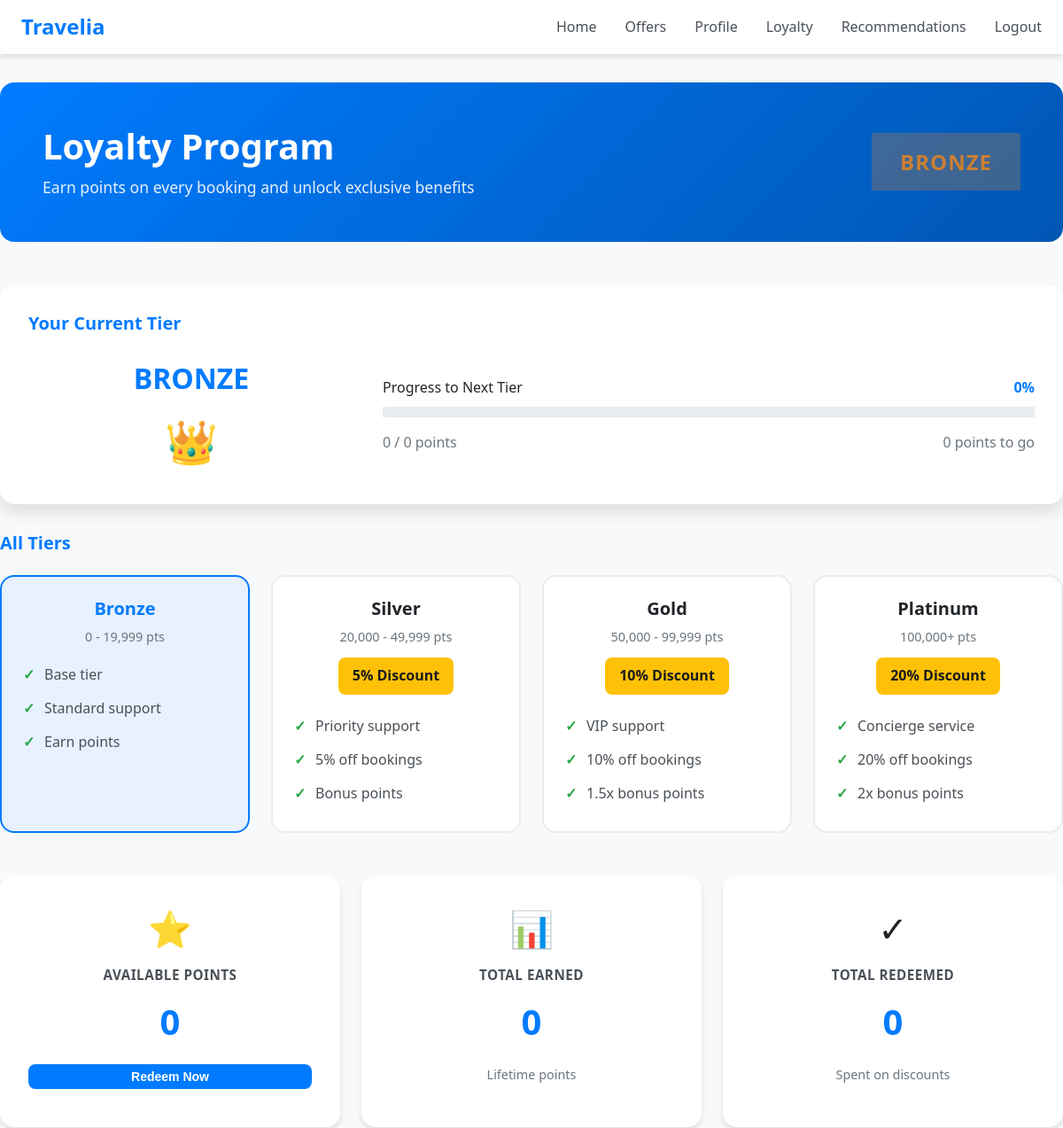
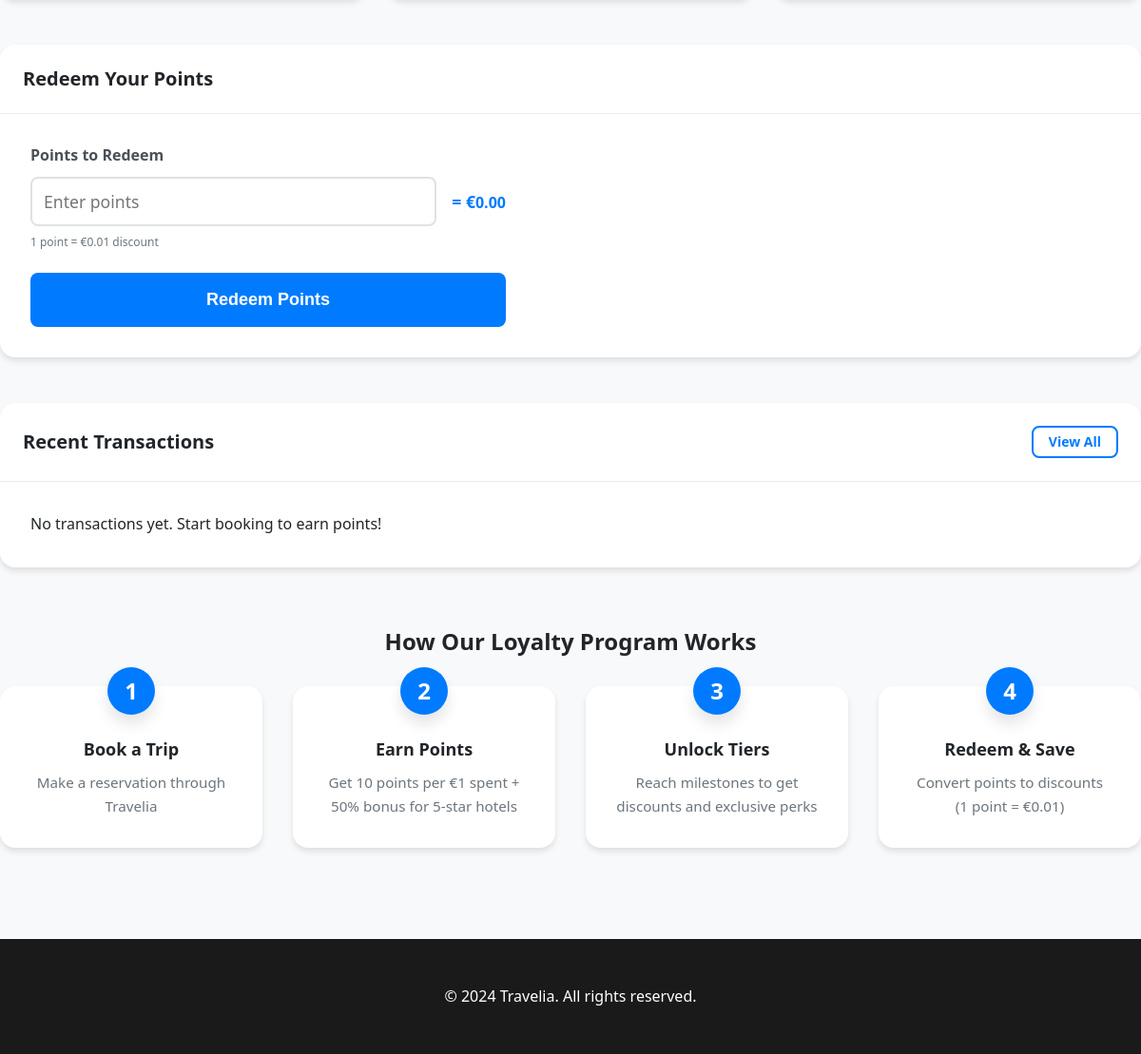
/loyalty/dashboard/ (signed in), run on the app's committed database (2 pictures, top to bottom).
### programmeFidilite/models.py (models this page shows, shortened)
class LoyaltyProgram(models.Model):
    user = models.OneToOneField(settings.AUTH_USER_MODEL, on_delete=models.CASCADE, related_name='loyalty_program')
    points = models.PositiveIntegerField(default=0)
    enrolled_at = models.DateTimeField(auto_now_add=True)
    tier = models.CharField(
        max_length=10,
        choices=loyaltyTier.choices,
        default=loyaltyTier.BRONZE,
    )
    totalEarnedPoints = models.PositiveIntegerField(default=0)
    totalRedeemedPoints = models.PositiveIntegerField(default=0)
    pointsExpiryDate = models.DateTimeField(null=True, blank=True)
    last_tier_update = models.DateTimeField(auto_now_add=True)
    def get_tier_config(self):
        return FidelityTierConfig.objects.filter(tier=self.tier).first()

### programmeFidilite/views.py (the view, shortened to what this page needs)
# urls.py: path('dashboard/', views.loyalty_dashboard, name='loyalty_dashboard'),
@login_required
@require_http_methods(["GET"])
def loyalty_dashboard(request):
    try:
        loyalty = LoyaltyProgram.objects.get(user=request.user)
    except LoyaltyProgram.DoesNotExist:
        loyalty = LoyaltyProgram.objects.create(user=request.user)
    tier_config = loyalty.get_tier_config()
    next_tier = FidelityTierConfig.objects.filter(
        points_requis_min__gt=loyalty.totalEarnedPoints
    ).order_by('points_requis_min').first()
    percentage = 0
    progression = {
        'current_points': loyalty.totalEarnedPoints,
        'next_tier': next_tier,
        'points_needed': next_tier.points_requis_min - loyalty.totalEarnedPoints if next_tier else 0,
        'percentage': min(percentage, 100),
        'next_tier_min': next_tier.points_requis_min if next_tier else loyalty.totalEarnedPoints,
    }
    transactions = loyalty.transactions.all()[:10]
    context = {
        'loyalty': loyalty,
        'tier_config': tier_config,
        'progression': progression,
        'available_points': loyalty.points,
        'redeemed_points': loyalty.totalRedeemedPoints,
        'transactions': transactions,
    }
    return render(request, 'programmeFidilite/dashboard.html', context)

### templates/programmeFidilite/dashboard.html (shortened to what this page needs)
{% extends 'base.html' %}
{% load static %}
{% block extra_css %}
<link rel="stylesheet" href="{% static 'css/loyalty.css' %}">
{% endblock %}
{% block content %}
<div class="container loyalty-container">
    <div class="loyalty-hero">
        <div class="hero-content">
            <h1>Loyalty Program</h1>
            <p>Earn points on every booking and unlock exclusive benefits</p>
        </div>
        <div class="hero-badge">
            <span class="tier-badge tier-{{ loyalty.tier|lower }}">{{ loyalty.tier }}</span>
        </div>
    </div>
    <div class="tier-showcase">
        <div class="tier-current">
            <h3>Your Current Tier</h3>
            <div class="tier-info">
                <div class="tier-display">
                    <span class="tier-name">{{ loyalty.tier }}</span>
                    <span class="tier-emoji">
                        {% if loyalty.tier == "BRONZE" %}👑{% elif loyalty.tier == "SILVER" %}✨{% elif loyalty.tier == "GOLD" %}💎{% elif loyalty.tier == "PLATINUM" %}👑✨{% endif %}
                    </span>
                </div>
                <div class="tier-progress">
                    <div class="progress-label">
                        <span>Progress to Next Tier</span>
                        <span class="progress-percent">{{ progression.percentage }}%</span>
                    </div>
                    <div class="progress-bar">
                    </div>
                    <div class="progress-info">
                        <span>{{ loyalty.totalEarnedPoints }} / {{ progression.next_tier_min }} points</span>
                        <span>{{ progression.points_needed }} points to go</span>
                    </div>
                </div>
            </div>
        </div>
        <div class="all-tiers">
            <h3>All Tiers</h3>
            <div class="tiers-grid">
                <div class="tier-card tier-card-bronze {% if loyalty.tier == 'BRONZE' %}tier-active{% endif %}">
                    <h4>Bronze</h4>
                    <p class="tier-range">0 - 19,999 pts</p>
                    <ul class="tier-benefits">
                        <li>Base tier</li>
                        <li>Standard support</li>
                        <li>Earn points</li>
                    </ul>
                </div>
                <div class="tier-card tier-card-silver {% if loyalty.tier == 'SILVER' %}tier-active{% endif %}">
                    <h4>Silver</h4>
                    <p class="tier-range">20,000 - 49,999 pts</p>
                    <p class="tier-discount">5% Discount</p>
                    <ul class="tier-benefits">
                        <li>Priority support</li>
                        <li>5% off bookings</li>
                        <li>Bonus points</li>
                    </ul>
                </div>
                <div class="tier-card tier-card-gold {% if loyalty.tier == 'GOLD' %}tier-active{% endif %}">
                    <h4>Gold</h4>
                    <p class="tier-range">50,000 - 99,999 pts</p>
                    <p class="tier-discount">10% Discount</p>
                    <ul class="tier-benefits">
                        <li>VIP support</li>
                        <li>10% off bookings</li>
                        <li>1.5x bonus points</li>
                    </ul>
                </div>
                <div class="tier-card tier-card-platinum {% if loyalty.tier == 'PLATINUM' %}tier-active{% endif %}">
                    <h4>Platinum</h4>
                    <p class="tier-range">100,000+ pts</p>
                    <p class="tier-discount">20% Discount</p>
                    <ul class="tier-benefits">
                        <li>Concierge service</li>
                        <li>20% off bookings</li>
                        <li>2x bonus points</li>
                    </ul>
                </div>
            </div>
        </div>
    </div>
    <div class="points-overview">
        <div class="points-card">
            <div class="card-icon">⭐</div>
            <h4>Available Points</h4>
            <p class="card-value">{{ loyalty.points }}</p>
            <button class="btn btn-sm btn-primary" onclick="redeemPoints()">Redeem Now</button>
        </div>
        <div class="points-card">
            <div class="card-icon">📊</div>
            <h4>Total Earned</h4>
            <p class="card-value">{{ loyalty.totalEarnedPoints }}</p>
            <p class="card-meta">Lifetime points</p>
        </div>
        <div class="points-card">
            <div class="card-icon">✓</div>
            <h4>Total Redeemed</h4>
            <p class="card-value">{{ loyalty.totalRedeemedPoints }}</p>
            <p class="card-meta">Spent on discounts</p>
        </div>
    </div>
    <div class="redeem-section">
        <div class="card">
            <div class="card-header">
                <h3>Redeem Your Points</h3>
            </div>
            <div class="card-body">
                <div class="redeem-form">
                    <div class="form-group">
                        <label>Points to Redeem</label>
                        <div class="input-group">
                            <input type="number" id="points-amount" placeholder="Enter points" min="1" max="{{ loyalty.points }}">
                            <span class="points-value">= €<span id="discount-value">0.00</span></span>
                        </div>
                        <small>1 point = €0.01 discount</small>
                    </div>
                    <button class="btn btn-primary btn-lg" onclick="submitRedeem()">Redeem Points</button>
                </div>
            </div>
        </div>
    </div>
    <div class="transactions-section">
        <div class="card">
            <div class="card-header">
                <h3>Recent Transactions</h3>
                <a href="{% url 'programmeFidilite:points_history' %}" class="btn btn-sm btn-outline">View All</a>
            </div>
            <div class="card-body">
                {% if transactions %}
                    <div class="transactions-list">
                        {% for transaction in transactions %}
                            <div class="transaction-item">
                                <div class="transaction-icon">
                                    {% if transaction.transaction_type == 'earn' %}
                                        ➕
                                    {% elif transaction.transaction_type == 'redeem' %}
                                        ➖
                                    {% elif transaction.transaction_type == 'bonus' %}
                                        🎁
                                    {% else %}
                                        ⏱️
                                    {% endif %}
                                </div>
                                <div class="transaction-info">
                                    <span class="transaction-type">{{ transaction.get_transaction_type_display }}</span>
                                    <span class="transaction-desc">{{ transaction.description }}</span>
                                </div>
                                <div class="transaction-amount">
                                    {% if transaction.transaction_type == 'earn' or transaction.transaction_type == 'bonus' %}
                                        +{{ transaction.points_amount }}
                                    {% else %}
                                        -{{ transaction.points_amount }}
                                    {% endif %}
                                </div>
                                <span class="transaction-date">{{ transaction.created_at|date:"M d, Y" }}</span>
                            </div>
                        {% endfor %}
                    </div>
                {% else %}
                    <p class="text-center text-muted">No transactions yet. Start booking to earn points!</p>
                {% endif %}
            </div>
        </div>
    </div>
    <div class="how-it-works">
        <h2>How Our Loyalty Program Works</h2>
        <div class="steps-grid">
            <div class="step-card">
                <div class="step-number">1</div>
                <h4>Book a Trip</h4>
                <p>Make a reservation through Travelia</p>
            </div>
            <div class="step-card">
                <div class="step-number">2</div>
                <h4>Earn Points</h4>
                <p>Get 10 points per €1 spent + 50% bonus for 5-star hotels</p>
            </div>
            <div class="step-card">
                <div class="step-number">3</div>
                <h4>Unlock Tiers</h4>
                <p>Reach milestones to get discounts and exclusive perks</p>
            </div>
            <div class="step-card">
                <div class="step-number">4</div>
                <h4>Redeem & Save</h4>
                <p>Convert points to discounts (1 point = €0.01)</p>
            </div>
        </div>
    </div>
</div>
{% endblock %}

### static/css/main.css (style rules this page uses)
:root { --primary: #007bff; --primary-dark: #0056b3; --primary-light: #e7f1ff; --secondary: #6c757d; --success: #28a745; --danger: #dc3545; --warning: #ffc107; --info: #17a2b8; --bronze: #cd7f32; --silver: #c0c0c0; --gold: #ffd700; --platinum: #e5e4e2; --white: #ffffff; --light: #f8f9fa; --gray-100: #f1f3f5; --gray-200: #e9ecef; --gray-300: #dee2e6; --gray-400: #ced4da; --gray-500: #adb5bd; --gray-600: #6c757d; --gray-700: #495057; --gray-800: #343a40; --gray-900: #212529; --dark: #1a1a1a; --spacing-xs: 0.25rem; --spacing-sm: 0.5rem; --spacing-md: 1rem; --spacing-lg: 1.5rem; --spacing-xl: 2rem; --spacing-2xl: 3rem; --spacing-3xl: 4rem; --radius-sm: 0.25rem; --radius-md: 0.5rem; --radius-lg: 1rem; --radius-xl: 1.5rem; --shadow-sm: 0 1px 2px rgba(0, 0, 0, 0.05); --shadow-md: 0 4px 6px rgba(0, 0, 0, 0.1); --shadow-lg: 0 10px 15px rgba(0, 0, 0, 0.1); --shadow-xl: 0 20px 25px rgba(0, 0, 0, 0.15); --transition-fast: 150ms ease-in-out; --transition-base: 250ms ease-in-out; --transition-slow: 350ms ease-in-out; --text-xs: 0.75rem; --text-sm: 0.875rem; --text-base: 1rem; --text-lg: 1.125rem; --text-xl: 1.25rem; --text-2xl: 1.5rem; --text-3xl: 1.875rem; }
* { margin: 0; padding: 0; box-sizing: border-box; }
html, body { height: 100%; font-family: 'Segoe UI', Tahoma, Geneva, Verdana, sans-serif; background-color: var(--light); color: var(--gray-900); }
body { display: flex; flex-direction: column; }
.container { max-width: 1200px; margin: 0 auto; padding: 0 var(--spacing-xl); }
h1, h2, h3, h4, h5, h6 { font-weight: 600; line-height: 1.2; margin-bottom: var(--spacing-md); }
h1 { font-size: var(--text-3xl); }
h2 { font-size: var(--text-2xl); }
h3 { font-size: var(--text-xl); }
h4 { font-size: var(--text-lg); }
p, a, span { font-size: var(--text-base); line-height: 1.6; }
small { font-size: var(--text-xs); }
a { color: var(--primary); text-decoration: none; transition: color var(--transition-fast); }
.btn { display: inline-block; padding: var(--spacing-sm) var(--spacing-lg); border: 2px solid transparent; border-radius: var(--radius-md); font-size: var(--text-base); font-weight: 600; cursor: pointer; transition: all var(--transition-fast); text-decoration: none; text-align: center; }
.btn-primary { background-color: var(--primary); color: var(--white); }
.btn-outline { background-color: transparent; color: var(--primary); border-color: var(--primary); }
.btn-sm { padding: var(--spacing-xs) var(--spacing-md); font-size: var(--text-sm); }
.btn-lg { padding: var(--spacing-md) var(--spacing-2xl); font-size: var(--text-lg); }
.card { background: var(--white); border-radius: var(--radius-lg); box-shadow: var(--shadow-md); overflow: hidden; transition: transform var(--transition-base), box-shadow var(--transition-base); }
.card-header { padding: var(--spacing-lg); border-bottom: 1px solid var(--gray-200); display: flex; justify-content: space-between; align-items: center; }
.card-header h3 { margin: 0; }
.card-body { padding: var(--spacing-lg); }
.form-group { margin-bottom: var(--spacing-lg); }
.form-group label { display: block; margin-bottom: var(--spacing-sm); font-weight: 500; color: var(--gray-700); }
.form-group input[type="text"], .form-group input[type="email"], .form-group input[type="password"], .form-group input[type="number"], .form-group textarea, .form-group select { width: 100%; padding: 0.75rem 1rem; border: 1px solid var(--gray-300); border-radius: var(--radius-md); font-size: 1rem; transition: border-color var(--transition-fast), box-shadow var(--transition-fast); font-family: inherit; }

### data on the page
LoyaltyProgram: tier "BRONZE", totalEarnedPoints "0", points "0", totalRedeemedPoints "0"

### other printed values
{{ progression.percentage }} "0"
{{ progression.next_tier_min }} "0"
{{ progression.points_needed }} "0"
